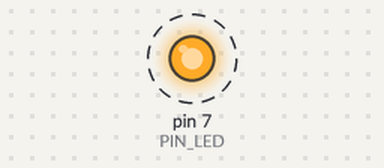
A sketch run on a simulated Arduino Uno, built with avr-gcc and run on an emulated ATmega328P. On the bench: output pins drawn as LEDs (lit = HIGH). Dashed ring = blinking. What the sketch prints to the serial monitor is not drawn. At 2.1 s the program stops and its outputs stay as they are.

Above: at 1.05 s.
Timing chart, 0 to 3.6 s (numbered marks = the images above):
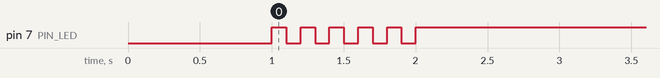

Measured:
- by itself, pin 7 (PIN_LED): alternates HIGH for 0.10 s and LOW for 0.10 s, 11 changes in all, then stays HIGH

The sketch:

05_example_2.ino
```cpp
#define PIN_LED 7
unsigned int count, toggle;

//LED turns on for 1 second
//Then LED turns off/on for 5 times for 1 second
void setup()
{
  pinMode(PIN_LED, OUTPUT);
  Serial.begin(115200); //initialize serial port
  while(!Serial)
  {
    ; //wait for serial port to connect
  }
  Serial.println("Hello World!");
  count=toggle=0;
  digitalWrite(PIN_LED, 0);
  delay(1000);//turn on LED for 1 second
}

void loop()
{
  Serial.println(++count);
  if(count==12){while(1){digitalWrite(PIN_LED,1);}}
  //After LED turns on/off for 5 times, turn off LED
  toggle=toggle_state(toggle);//toggle LED value
  digitalWrite(PIN_LED, toggle); //update LED status
  delay(100); //wait for 100 milliseconds
}

int toggle_state(int toggle)
{
  toggle++;
  return toggle%2;
}
```
